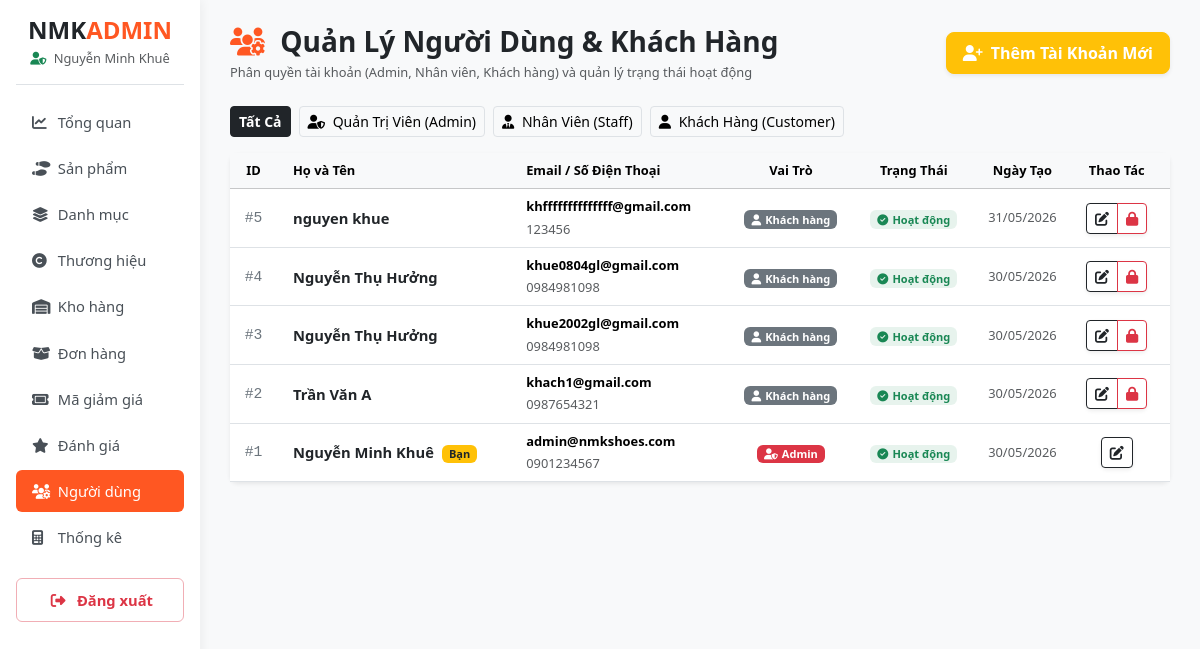
The page /admin/modules/nguoi-dung/index-nguoidung.php (signed in) on the database as committed earlier.
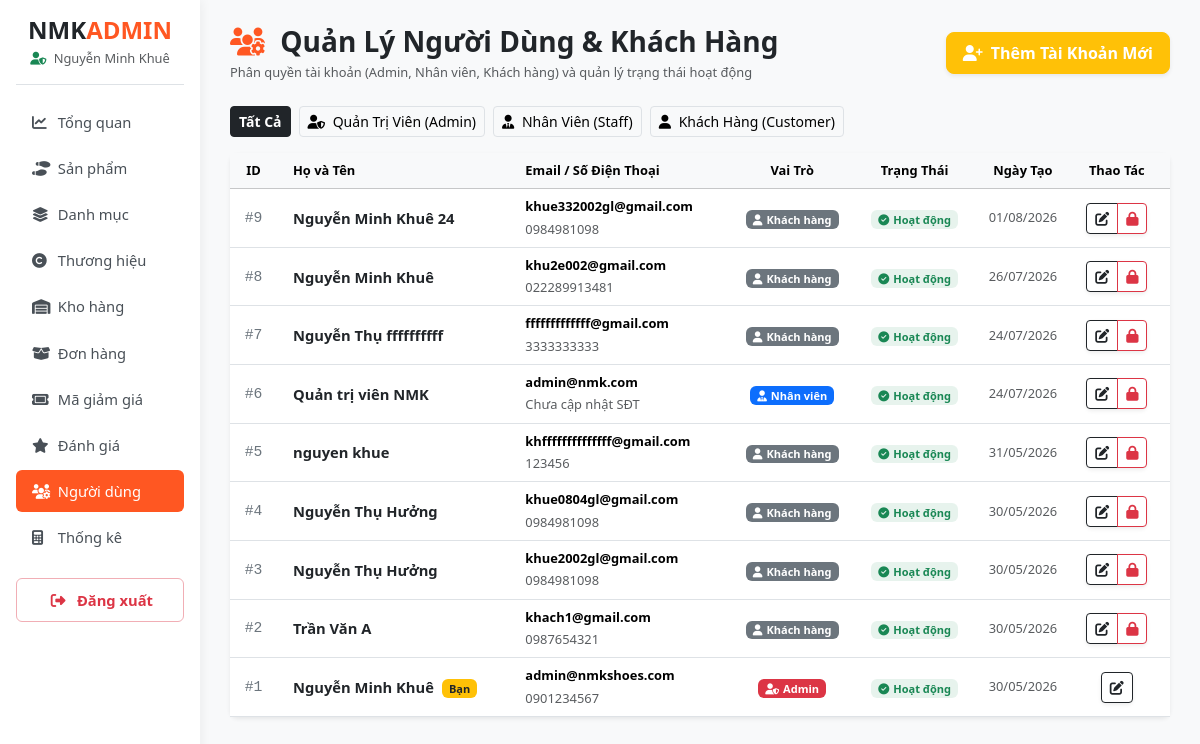
The same page on the database as committed later.
### tables this page shows
CREATE TABLE `users` (
  `id` int(11) NOT NULL,
  `username` varchar(50) NOT NULL,
  `password` varchar(255) NOT NULL,
  `fullname` varchar(100) NOT NULL,
  `email` varchar(100) NOT NULL,
  `phone` varchar(15) DEFAULT NULL,
  `address` text DEFAULT NULL,
  `role` enum('admin','staff','customer') DEFAULT 'customer',
  `status` tinyint(1) NOT NULL DEFAULT 1,
  `created_at` timestamp NOT NULL DEFAULT current_timestamp(),
  `updated_at` timestamp NOT NULL DEFAULT current_timestamp() ON UPDATE current_timestamp()
);

### config.php (called while the page is built, shortened)
<?php
function sanitize($data) {
    return htmlspecialchars(trim((string)$data), ENT_QUOTES, 'UTF-8');
}

### admin/modules/nguoi-dung/index-nguoidung.php (the view, shortened to what the changed rows need)
<?php
require_once __DIR__ . '/../../../config.php';
require_once __DIR__ . '/../../includes/header.php';
require_once __DIR__ . '/../../includes/sidebar.php';
$sql = "SELECT * FROM users WHERE 1=1";
$params = [];
$sql .= " ORDER BY id DESC";
$stmt = $pdo->prepare($sql);
$stmt->execute($params);
$users = $stmt->fetchAll();
?>
<div class="card border-0 shadow-sm rounded-3 bg-white">
    <div class="card-body p-0">
        <?php if (empty($users)): ?>
            <div class="p-5 text-center text-muted">
                <i class="fa-solid fa-user-slash fs-1 mb-2 d-block"></i>
                Không tìm thấy tài khoản người dùng nào.
            </div>
        <?php else: ?>
            <div class="table-responsive">
                <table class="table table-hover align-middle mb-0 text-center">
                    <thead class="table-light text-secondary small fw-bold">
                        <tr>
                            <th style="width: 5%;">ID</th>
                            <th class="text-start ps-3">Họ và Tên</th>
                            <th class="text-start">Email / Số Điện Thoại</th>
                            <th>Vai Trò</th>
                            <th>Trạng Thái</th>
                            <th>Ngày Tạo</th>
                            <th class="pe-3">Thao Tác</th>
                        </tr>
                    </thead>
                    <tbody>
                        <?php foreach ($users as $row):
                            $status = $row['status'] ?? 1;
                        ?>
                            <tr>
                                <td class="font-monospace text-secondary">#<?= $row['id'] ?></td>
                                <td class="text-start ps-3 fw-bold text-dark">
                                    <?= sanitize($row['fullname']) ?>
                                    <?php if ($row['id'] == ($_SESSION['user']['id'] ?? 0)): ?>
                                        <span class="badge bg-warning text-dark ms-1">Bạn</span>
                                    <?php endif; ?>
                                </td>
                                <td class="text-start">
                                    <div class="small fw-semibold"><?= sanitize($row['email']) ?></div>
                                    <small class="text-muted"><?= !empty($row['phone']) ? sanitize($row['phone']) : 'Chưa cập nhật SĐT' ?></small>
                                </td>
                                <td>
                                    <?php if ($row['role'] === 'admin'): ?>
                                        <span class="badge bg-danger px-2.5 py-1.5"><i class="fa-solid fa-user-shield me-1"></i>Admin</span>
                                    <?php elseif ($row['role'] === 'staff'): ?>
                                        <span class="badge bg-primary px-2.5 py-1.5"><i class="fa-solid fa-user-tie me-1"></i>Nhân viên</span>
                                    <?php else: ?>
                                        <span class="badge bg-secondary px-2.5 py-1.5"><i class="fa-solid fa-user me-1"></i>Khách hàng</span>
                                    <?php endif; ?>
                                </td>
                                <td>
                                    <?php if ($status == 1): ?>
                                        <span class="badge bg-success bg-opacity-10 text-success px-2.5 py-1.5 fw-bold">
                                            <i class="fa-solid fa-circle-check me-1"></i>Hoạt động
                                        </span>
                                    <?php else: ?>
                                        <span class="badge bg-danger bg-opacity-10 text-danger px-2.5 py-1.5 fw-bold">
                                            <i class="fa-solid fa-lock me-1"></i>Bị khóa
                                        </span>
                                    <?php endif; ?>
                                </td>
                                <td class="small text-muted"><?= date('d/m/Y', strtotime($row['created_at'])) ?></td>
                                <td class="pe-3">
                                    <div class="btn-group shadow-sm" role="group">
                                        <a href="<?= BASE_URL ?>admin/modules/nguoi-dung/edit-nguoidung.php?id=<?= $row['id'] ?>"
                                           class="btn btn-outline-dark btn-sm fw-bold" title="Chỉnh sửa / Phân quyền">
                                            <i class="fa-solid fa-pen-to-square"></i>
                                        </a>
                                        <?php if ($row['id'] != ($_SESSION['user']['id'] ?? 0)): ?>
                                            <?php if ($status == 1): ?>
                                                <a href="<?= BASE_URL ?>admin/modules/nguoi-dung/index-nguoidung.php?action=toggle_status&id=<?= $row['id'] ?>&status=0"
                                                   class="btn btn-outline-danger btn-sm" title="Khóa tài khoản"
                                                   onclick="return confirm('Bạn có chắc muốn KHÓA tài khoản <?= sanitize($row['fullname']) ?>?')">
                                                    <i class="fa-solid fa-lock"></i>
                                                </a>
                                            <?php endif; ?>
                                        <?php endif; ?>
                                    </div>
                                </td>
                            </tr>
                        <?php endforeach; ?>
                    </tbody>
                </table>
            </div>
        <?php endif; ?>
    </div>
</div>
<?php require_once __DIR__ . '/../../includes/footer.php'; ?>

Rows that differ between the two databases and show on the page:
added users: id "9", fullname "Nguyễn Minh Khuê 24", email "khue332002gl@gmail.com", phone "0984981098", role "customer" (drawn), status 1 (drawn), created_at "01/08/2026"
added users: id "8", fullname "Nguyễn Minh Khuê", email "khu2e002@gmail.com", phone "022289913481", role "customer" (drawn), status 1 (drawn), created_at "26/07/2026"
added users: id "7", fullname "Nguyễn Thụ ffffffffff", email "fffffffffffff@gmail.com", phone "3333333333", role "customer" (drawn), status 1 (drawn), created_at "24/07/2026"
added users: id "6", fullname "Quản trị viên NMK", email "admin@nmk.com", phone "Chưa cập nhật SĐT", role "staff" (drawn), status 1 (drawn), created_at "24/07/2026"
